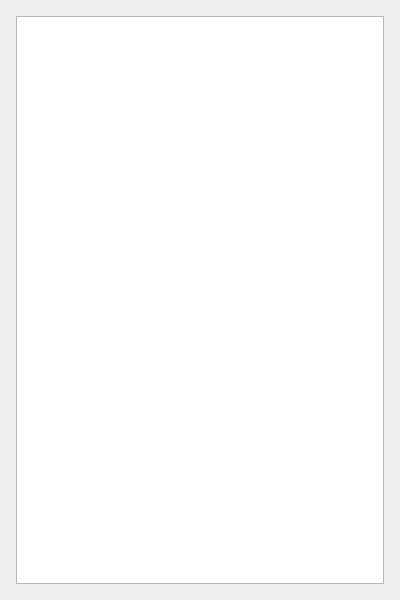
<?xml version="1.0" encoding="UTF-8"?>
<ui version="4.0">
 <class>MyMessage</class>
 <widget class="QWidget" name="MyMessage">
  <property name="geometry">
   <rect>
    <x>0</x>
    <y>0</y>
    <width>400</width>
    <height>600</height>
   </rect>
  </property>
  <property name="minimumSize">
   <size>
    <width>300</width>
    <height>300</height>
   </size>
  </property>
  <property name="maximumSize">
   <size>
    <width>600</width>
    <height>800</height>
   </size>
  </property>
  <property name="windowTitle">
   <string>Form</string>
  </property>
  <layout class="QGridLayout" name="gridLayout">
   <item row="1" column="0">
    <spacer name="horizontalSpacer">
     <property name="orientation">
      <enum>Qt::Horizontal</enum>
     </property>
     <property name="sizeType">
      <enum>QSizePolicy::Fixed</enum>
     </property>
     <property name="sizeHint" stdset="0">
      <size>
       <width>5</width>
       <height>20</height>
      </size>
     </property>
    </spacer>
   </item>
   <item row="1" column="1">
    <widget class="QTextBrowser" name="textBrowser"/>
   </item>
   <item row="0" column="1">
    <spacer name="verticalSpacer">
     <property name="orientation">
      <enum>Qt::Vertical</enum>
     </property>
     <property name="sizeType">
      <enum>QSizePolicy::Fixed</enum>
     </property>
     <property name="sizeHint" stdset="0">
      <size>
       <width>20</width>
       <height>5</height>
      </size>
     </property>
    </spacer>
   </item>
   <item row="2" column="1">
    <spacer name="verticalSpacer_2">
     <property name="orientation">
      <enum>Qt::Vertical</enum>
     </property>
     <property name="sizeType">
      <enum>QSizePolicy::Fixed</enum>
     </property>
     <property name="sizeHint" stdset="0">
      <size>
       <width>20</width>
       <height>5</height>
      </size>
     </property>
    </spacer>
   </item>
   <item row="1" column="2">
    <spacer name="horizontalSpacer_2">
     <property name="orientation">
      <enum>Qt::Horizontal</enum>
     </property>
     <property name="sizeType">
      <enum>QSizePolicy::Fixed</enum>
     </property>
     <property name="sizeHint" stdset="0">
      <size>
       <width>5</width>
       <height>20</height>
      </size>
     </property>
    </spacer>
   </item>
  </layout>
 </widget>
 <resources/>
 <connections/>
</ui>
